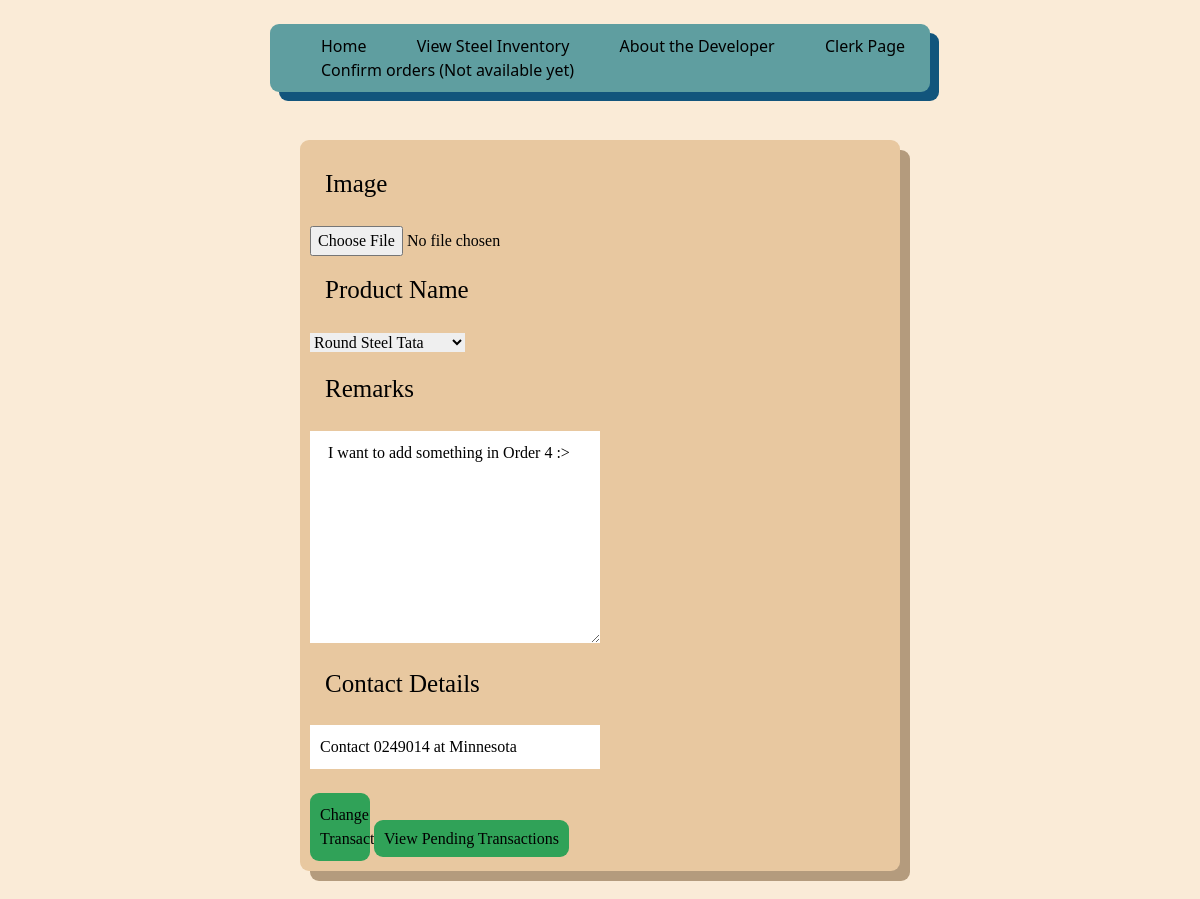
Page /editorder/6/ on the earlier database version.
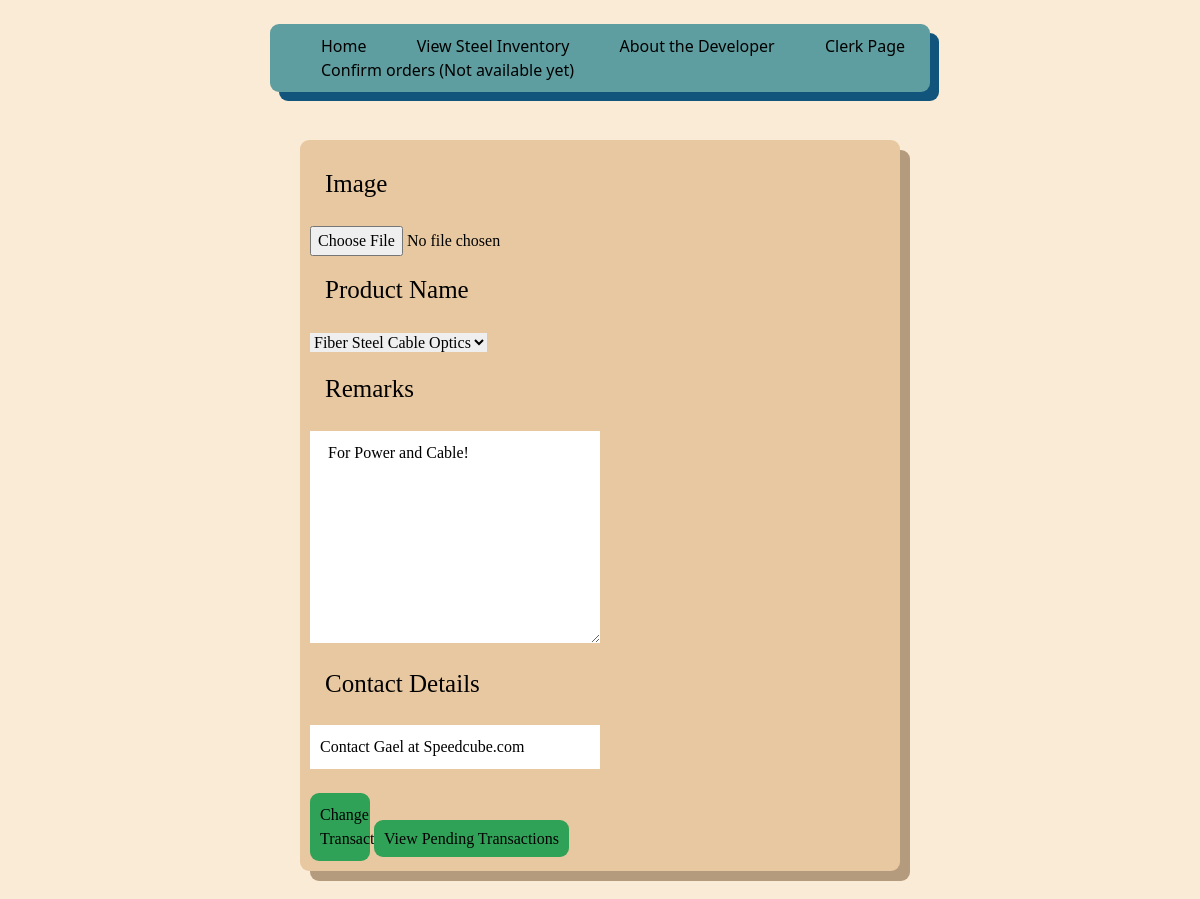
Same page on the later database version.
### Inventory/models.py (models this page shows)
class OrderedProduct(models.Model):
    Client = models.ForeignKey(Userperson, on_delete=models.CASCADE)
    Order = models.ForeignKey(Product, on_delete=models.CASCADE)
    remarks = models.CharField(max_length=200)
    quantity = models.IntegerField(default=0)
    totalcost = models.IntegerField(default=0)
    Finalorder = models.ForeignKey(FinalOrder, on_delete=models.PROTECT, default=None)
    objects = models.Manager()

class Product(models.Model): #Steels, not food
    objects = models.Manager()
    Name = models.CharField(max_length=30, unique=True)
    Image = models.ImageField(null= True, blank=True, upload_to="images/") #not have image if we dont have one, uploaded to images folder automatically
    Manufacturer = models.CharField(max_length=30)
    Length = models.CharField(max_length=20)
    Cost = models.CharField(max_length=10)
    Stock = models.BigIntegerField()
    Description = models.CharField(null=True, max_length=500)
    Contact = models.CharField(null= True, max_length=500)

### Inventory/views.py (the view)
# urls.py: path('editorder/<int:pk>/', views.ChangeTrans, name='editorder'),
def ChangeTrans(request,pk):
    condition = ""
    ChosenTrans = get_object_or_404(OrderedProduct, pk=pk)
    quant = ChosenTrans.Order.Stock
    prods = Product.objects.all()
    currentq = ChosenTrans.quantity
    currentprod = ChosenTrans.Order.Name
    stocky = []
    prody = []
    for x in range(1,quant+1):
        stocky.append(x)
    for x in prods:
        prody.append(x.Name)
    if request.method == 'POST':
        print('Authenticated!')
        print(ChosenTrans.pk)
        condition = True
        request.session['OrderedPRem'] = ChosenTrans.pk
        request.session['OrderPname'] = request.POST.get('proddrop')
        request.session['manufacturer'] = request.POST.get('Manufacturer')
        request.session['Remarks'] = request.POST.get('Description')
        if request.session['OrderPname'] == "":
            request.session['OrderPname'] = ChosenTrans.Order.Name
        return redirect('confirmorder', pk)
    else:
        condition = True
        return render(request,'Inventory/Editorder.html',{
                    'C' : condition,
                    'K' : ChosenTrans,
                    'Prod' : currentprod,
                    'A' : stocky,
                    'P' : prody,
                    'Q' : currentq
            })

### Inventory/templates/Inventory/Editorder.html (shortened to what this page needs)
{% extends 'Inventory/base.html' %}
{% load static %}
    {% block content %}
    <br><br>
    <form method="POST" action="{% url 'editorder' pk=K.pk %}">{% csrf_token %}
        <div class="container">
            <div class="Largetext"> Image </div>
            <input type="file" name="image" id="image" class="m-18" value="{{K.Image}}" accept="image/*" />
            <div class="Largetext"> Product Name </div>
            <select type="text" id="proddrop" name="proddrop" style="display:inline;">
                <option value=""> {{K.Order.Name}} </option>
            </select>
            <div class="Largetext"> Remarks </div>
            <textarea type="text" class="forminput" name="Description" id="Description" rows="8"> {{K.remarks}} </textarea>
            <div class="Largetext"> Contact Details </div>
            <input type="text" class="forminput" value="{{K.Order.Contact}}" name="Contact" id="Contact"> <br><br>
            <button class="Button" id="submit" type="submit">  Change Transaction </button> <a class="Button ml-20" href="{% url 'UnfTrans' %}"> View Pending Transactions </a> <br>
        </div>
    </form>
    <br><br>
    {% endblock %}

Differences in the rows shown:
changed OrderedProduct: proddrop "Round Steel Tata" → "Fiber Steel Cable Optics"; Description "I want to add something in Order 4 :>" → "For Power and Cable!"; Contact "Contact 0249014 at Minnesota" → "Contact Gael at Speedcube.com"
